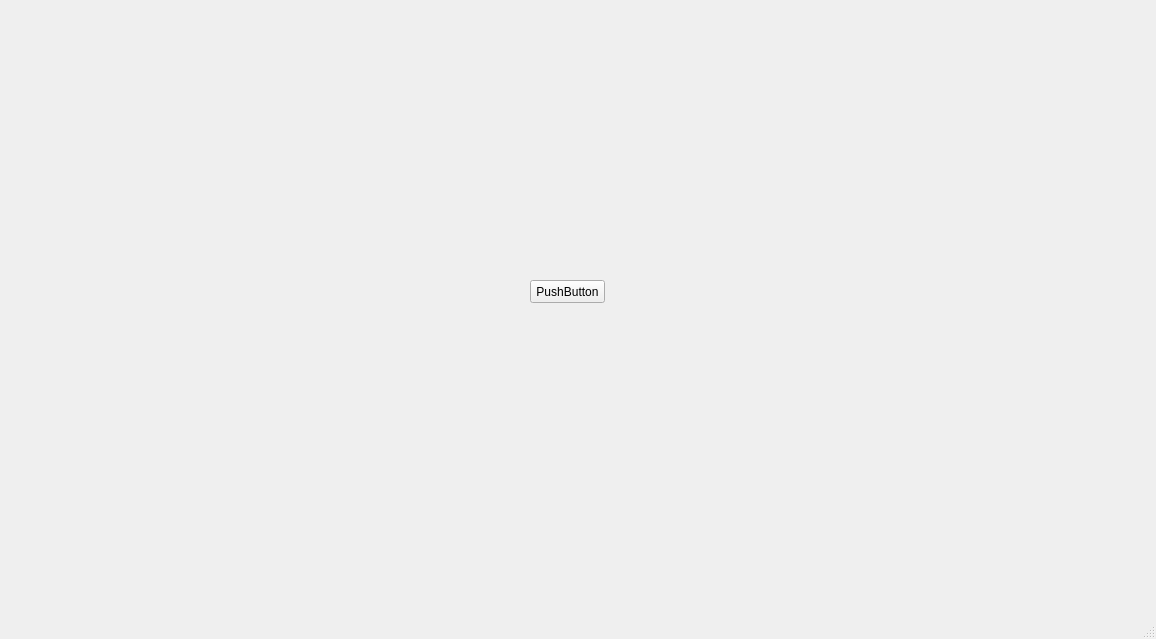
<?xml version="1.0" encoding="UTF-8"?>
<ui version="4.0">
 <class>MainWindow</class>
 <widget class="QMainWindow" name="MainWindow">
  <property name="geometry">
   <rect>
    <x>0</x>
    <y>0</y>
    <width>1156</width>
    <height>639</height>
   </rect>
  </property>
  <property name="windowTitle">
   <string>MainWindow</string>
  </property>
  <widget class="QWidget" name="centralwidget">
   <widget class="QPushButton" name="pushButton">
    <property name="geometry">
     <rect>
      <x>530</x>
      <y>280</y>
      <width>75</width>
      <height>23</height>
     </rect>
    </property>
    <property name="text">
     <string>PushButton</string>
    </property>
   </widget>
  </widget>
  <widget class="QMenuBar" name="menubar">
   <property name="geometry">
    <rect>
     <x>0</x>
     <y>0</y>
     <width>1156</width>
     <height>21</height>
    </rect>
   </property>
  </widget>
  <widget class="QStatusBar" name="statusbar"/>
 </widget>
 <resources/>
 <connections/>
</ui>
